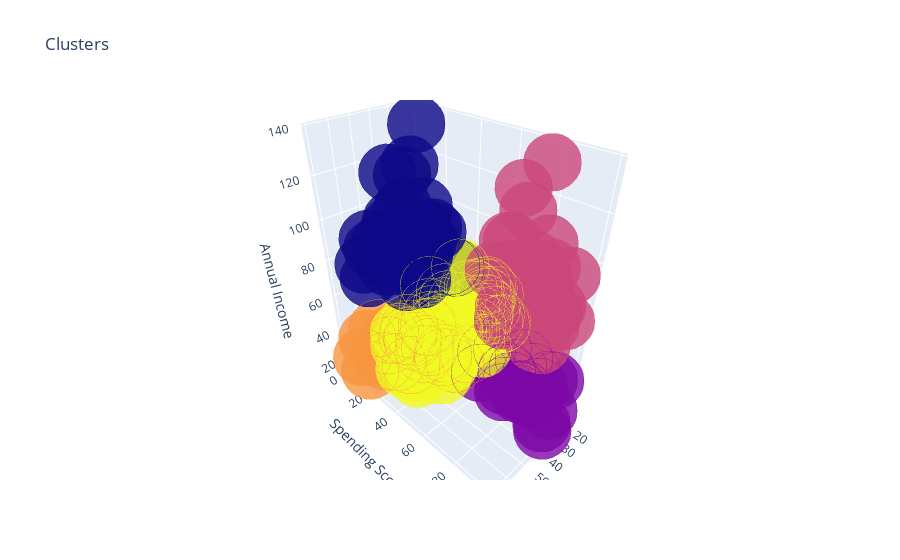

The cell this chart's notebook holds for it:
### Code cell
customers['label3'] =  labels3
trace1 = go.Scatter3d(
    x= customers['Age'],
    y= customers['Spending Score (1-100)'],
    z= customers['Annual Income (k$)'],
    mode='markers',
     marker=dict(
        color = customers['label3'], 
        size= 20,
        line=dict(
            color= customers['label3'],
            width= 12
        ),
        opacity=0.8
     )
)
data = [trace1]
layout = go.Layout(
#     margin=dict(
#         l=0,
#         r=0,
#         b=0,
#         t=0
#     )
    title= 'Clusters',
    scene = dict(
            xaxis = dict(title  = 'Age'),
            yaxis = dict(title  = 'Spending Score'),
            zaxis = dict(title  = 'Annual Income')
        )
)
fig = go.Figure(data=data, layout=layout)
py.offline.iplot(fig)

### Figure 1 — Plotly figure (JSON) as saved in the notebook; plotly's stock layout.template omitted (floating-point values rounded to 4 significant figures; data arrays with more than 128 entries replaced by an {"elided": "..."} marker saying what was removed)
{"data": [{"marker": {"color": {"elided": "200 int values"}, "line": {"color": {"elided": "200 int values"}, "width": 12}, "opacity": 0.8, "size": 20}, "mode": "markers", "type": "scatter3d", "x": {"elided": "200 int values"}, "y": {"elided": "200 int values"}, "z": {"elided": "200 int values"}}], "layout": {"scene": {"xaxis": {"title": {"text": "Age"}}, "yaxis": {"title": {"text": "Spending Score"}}, "zaxis": {"title": {"text": "Annual Income"}}}, "title": {"text": "Clusters"}}}
